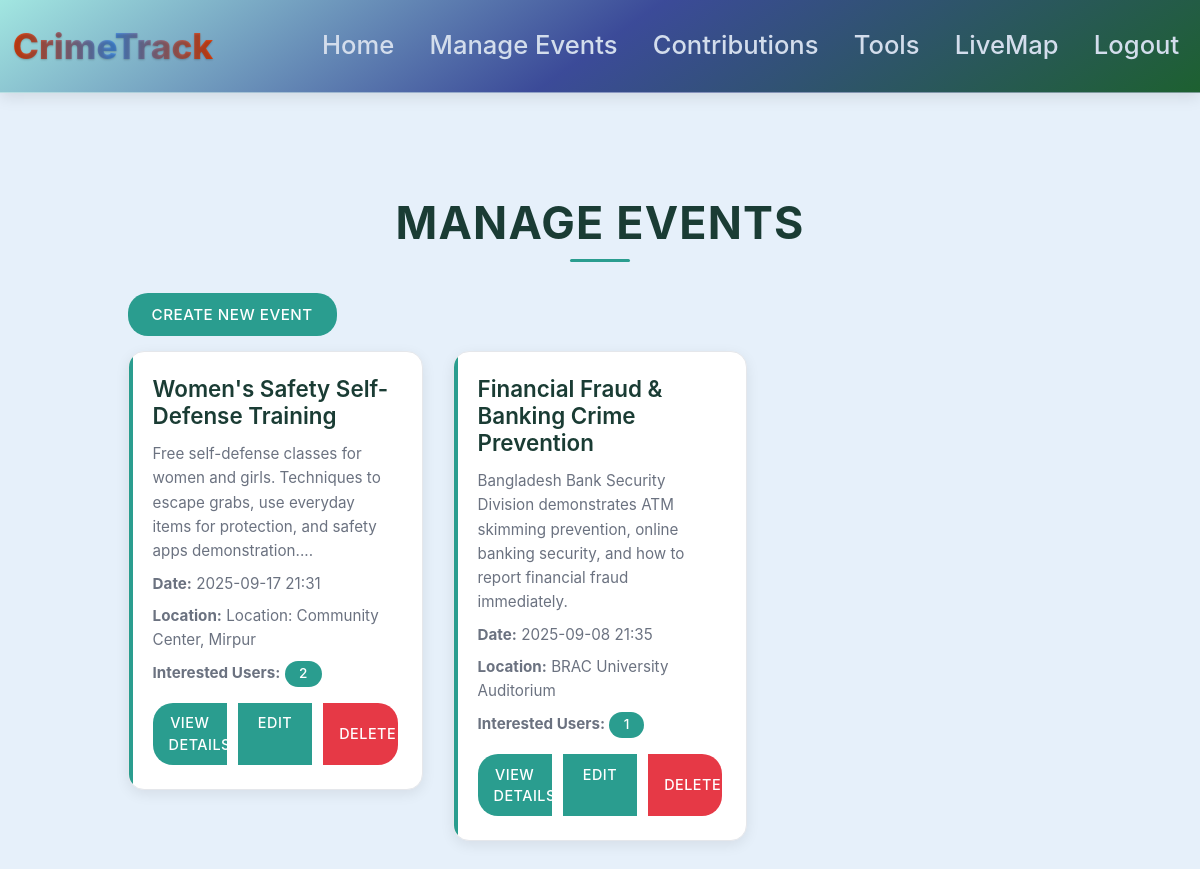
Screenshot of /manage-events (signed in) with the database file from the repository.
### website/models.py (models this page shows)
class Event(db.Model):
    id = db.Column(db.Integer, primary_key=True)
    title = db.Column(db.String(150))
    description = db.Column(db.Text)
    date = db.Column(db.DateTime)
    location = db.Column(db.String(150))
    max_participants = db.Column(db.Integer)
    created_by = db.Column(db.Integer, db.ForeignKey('user.id'))
    created_by_user = db.relationship('User', foreign_keys=[created_by])
    participants = db.relationship('EventParticipant', backref='event', lazy=True)

### website/views.py (the view)
@views.route('/manage-events', methods=['GET'])
@login_required
def manage_events():
    if current_user.id != 1:
        flash('Access denied!', category='error')
        return redirect(url_for('views.home'))
    events = Event.query.all()
    for event in events:
        event.interested_users = EventParticipant.query.filter_by(event_id=event.id).count()
    return render_template('manage_events.html', user=current_user, events=events)

### website/__init__.py (called while the page is built)
def create_app():
    app = Flask(__name__)
    app.config['SECRET_KEY'] = 'hjshjhdjah kjshkjdhjs'
    app.config['SQLALCHEMY_DATABASE_URI'] = f'sqlite:///{DB_NAME}'
    db.init_app(app)
    from .views import views
    from .auth import auth
    from .feedbacks import feedbacks
    app.register_blueprint(views, url_prefix='/')
    app.register_blueprint(auth, url_prefix='/')
    app.register_blueprint(feedbacks, url_prefix='/feedbacks')
    from .models import User
    with app.app_context():
        db.create_all()
    login_manager = LoginManager()
    login_manager.login_view = 'auth.login'
    login_manager.init_app(app)
    @login_manager.user_loader
    def load_user(id):
        return User.query.get(int(id))
    return app

### website/views.py (called while the page is built)
@views.context_processor
def inject_upcoming_events():
    upcoming_events = Event.query.filter(Event.date > datetime.now()).count()
    return {'upcoming_events': upcoming_events}

### website/templates/manage_events.html (shortened to what this page needs)
{% extends "base.html" %}
{% block content %}
<div class="manage-events-container">
    <h1 class="main-title">Manage Events</h1>
    <div class="mb-4">
        <a href="{{ url_for('views.create_event') }}" class="create-event-btn">Create New Event</a>
    </div>
    <div class="row" id="event-list">
        {% for event in events %}
        <div class="col-lg-4 col-md-6 mb-4 event-card-wrapper" data-event-id="{{ event.id }}">
            <div class="event-card">
                <h5 class="card-title">{{ event.title }}</h5>
                <p class="card-text">{{ event.description | truncate(150) }}</p>
                <div class="event-details mb-3">
                    <p><strong>Date:</strong> {{ event.date.strftime('%Y-%m-%d %H:%M') }}</p>
                    <p><strong>Location:</strong> {{ event.location }}</p>
                    <p><strong>Interested Users:</strong> <span class="badge badge-pill badge-info">{{ event.interested_users }}</span></p>
                </div>
                <div class="btn-group w-100">
                    <a href="{{ url_for('views.view_event', event_id=event.id) }}" class="btn btn-info">View Details</a>
                    <a href="{{ url_for('views.edit_event', event_id=event.id) }}" class="btn btn-warning">Edit</a>
                    <button class="btn btn-danger delete-event" data-id="{{ event.id }}">Delete</button>
                </div>
            </div>
        </div>
        {% else %}
        <div class="col-12">
            <div class="alert alert-info">
                No events available. Create a new one!
            </div>
        </div>
        {% endfor %}
    </div>
</div>
{% endblock %}

### website/templates/base.html (style rules this page uses)
body { background-color: #e6f0fa; color: #2c3e50; font-family: -apple-system, BlinkMacSystemFont, "Segoe UI", Roboto, sans-serif; line-height: 1.6; }

### website/templates/manage_events.html (style rules this page uses)
.manage-events-container { max-width: 85%; margin: 2.5rem auto; padding: 1.5rem; animation: fadeIn 0.5s ease; }
.main-title { text-align: center; font-size: 2.8rem; font-weight: 700; text-transform: uppercase; letter-spacing: 1.2px; color: #1a3c34; margin-bottom: 2.5rem; position: relative; }
.main-title::after { content: ''; display: block; width: 60px; height: 3px; background: #2a9d8f; margin: 0.5rem auto; border-radius: 2px; }
.event-card { background: #ffffff; border-radius: 16px; padding: 1.5rem; box-shadow: 0 4px 14px rgba(0, 0, 0, 0.08); transition: transform 0.3s ease, box-shadow 0.3s ease; margin-bottom: 1.5rem; position: relative; overflow: hidden; border: 1px solid #e5e7eb; }
.event-card::before { content: ''; position: absolute; top: 0; left: 0; width: 4px; height: 100%; background: #2a9d8f; transition: width 0.3s ease; }
.event-card h5 { font-size: 1.4rem; font-weight: 600; color: #1a3c34; margin-bottom: 0.75rem; }
.event-card p { font-size: 0.95rem; color: #6b7280; margin-bottom: 0.5rem; }
.event-card .badge { background: #2a9d8f; color: #ffffff; padding: 0.4rem 0.9rem; border-radius: 20px; font-size: 0.85rem; font-weight: 500; }
.event-card .btn-group { display: flex; gap: 0.75rem; margin-top: 1rem; }
.event-card .btn { flex: 1; border: none; padding: 0.6rem 1rem; border-radius: 20px; transition: all 0.3s ease; position: relative; overflow: hidden; font-weight: 500; font-size: 0.9rem; text-transform: uppercase; letter-spacing: 0.5px; }
.event-card .btn-info { background: #2a9d8f; color: #ffffff; }
.event-card .btn-warning { background: #2a9d8f; color: #ffffff; }
.event-card .btn-danger { background: #e63946; color: #ffffff; }
.event-card .btn::after { content: ''; position: absolute; top: 50%; left: 50%; width: 0; height: 0; background: rgba(255, 255, 255, 0.2); border-radius: 50%; transform: translate(-50%, -50%); transition: width 0.3s ease, height 0.3s ease; }
.create-event-btn { background: #2a9d8f; color: #ffffff; border: none; padding: 0.75rem 1.5rem; border-radius: 20px; transition: all 0.3s ease; position: relative; overflow: hidden; font-weight: 500; font-size: 0.95rem; text-transform: uppercase; letter-spacing: 0.5px; }
.create-event-btn::after { content: ''; position: absolute; top: 50%; left: 50%; width: 0; height: 0; background: rgba(255, 255, 255, 0.2); border-radius: 50%; transform: translate(-50%, -50%); transition: width 0.3s ease, height 0.3s ease; }

### rows the page displays
Event: title "Women's Safety Self-Defense Training", description "Free self-defense classes for women and girls. Techniques to escape grabs, use everyday items for protection, and safety apps demonstration....", date "2025-09-17 21:31", location "Location: Community Center, Mirpur", interested_users "2"
Event: title "Financial Fraud & Banking Crime Prevention", description "Bangladesh Bank Security Division demonstrates ATM skimming prevention, online banking security, and how to report financial fraud immediately.", date "2025-09-08 21:35", location "BRAC University Auditorium", interested_users "1"
